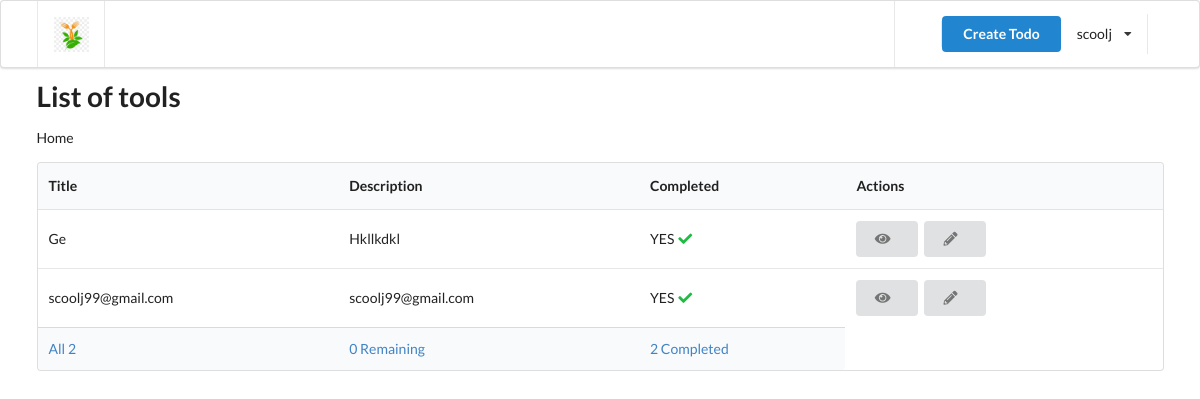
Screenshot of / (signed in) with the database file from the repository.
### authentication/models.py (models this page shows, shortened)
class User(AbstractUser):
    is_email_verified = models.BooleanField(default=False)

### todo/models.py (models this page shows, shortened)
class Todo(TrackingModel):
    title = models.CharField(max_length=255)
    description = models.TextField()
    is_completed = models.BooleanField(default=False)
    owner = models.ForeignKey(to=User, on_delete= models.CASCADE)

### todo/views.py (the view)
# urls.py: path('', views.index, name='home'),
@login_required
def index(request):
    todos = Todo.objects.filter(owner=request.user)
    completed_count = todos.filter(is_completed =True).count()
    incompleted_count = todos.filter(is_completed =False).count()
    all_count = todos.count()
    context = {'todos': get_showing_todos(request, todos), 'completed_count':completed_count, 'incompleted_count': incompleted_count, 'all_count':all_count}
    return render(request, 'todo/index.html', context)

### todo/views.py (called while the page is built)
def get_showing_todos(request, todos):
    if request.GET and request.GET.get('filter'):
        if request.GET.get('filter') == 'complete':
            return todos.filter(is_completed=True)
        if request.GET.get('filter') == 'incomplete':
            return todos.filter(is_completed=False)
    return todos

### templates/todo/index.html (shortened to what this page needs)
{% extends '_partials/base.html' %}
{% load static %}
{% block content %}
  <h1 class="ui header"> List of tools</h1>
  {% block title %}
Home
{% endblock %}
  {% if todos %}
  <table class="ui table">
    <thead>
      <tr>
        <th>Title</th>
        <th>Description</th>
        <th>Completed</th>
        <th>Actions</th>
      </tr>
    </thead>
    <tbody>
      {% for todo in todos %}
      <tr>
        <td>{{todo.title}}</td>
        <td>{{todo.description}}</td>
        <td>
           {% if todo.is_completed %}
            YES <i class="check icon green"></i>
            {% else %}
             NO
           {% endif %}
        </td>
        <td>
          <a href={% url 'todo'  todo.pk %} class="ui button">
            <i class="eye icon"></i>
          </a>
          <a href={% url 'todo-edit' todo.pk %} class="ui button">
            <i class="pencil icon"></i>
          </a>
        </td>
      </tr>
      {% endfor %}
    </tbody>
    <tfoot>
      <tr>
        <th>
          <a href="?filter=all">All {{all_count}}</a>
        </th>
        <th>
          <a href="?filter=incomplete">
            {{incompleted_count}} Remaining
          </a>
        </th>
        <th>
          <a href="?filter=complete">
            {{completed_count}} Completed
          </a>
        </th>
      </tr>
    </tfoot>
  </table>
  {% endif %}
 {% endblock content %}

### templates/_partials/header.html (shortened to what this page needs)
{% load static %}
<div class="ui menu">
    <div class="ui container">
        <a href={% url 'home' %} class="header item">
            <img class="logo" class="logo" src={% static 'img/Logo.png' %} />
        <div class="right item">
            {% if request.user.is_authenticated %}
            <a href={% url 'create-todo' %} class="ui primary button">Create Todo</a>
            <div class="ui simple dropdown item">
                {{request.user.username}} <i class="dropdown icon"></i>
            </div>
            {% endif %}
        </div>
    </div>
</div>

### rows the page displays
User: user.username "scoolj"
Todo: title "Ge", description "Hkllkdkl", is_completed "YES"
Todo: title "scoolj99@gmail.com", description "scoolj99@gmail.com", is_completed "YES"

### other values shown
{{ all_count }} "2"
{{ incompleted_count }} "0"
{{ completed_count }} "2"
